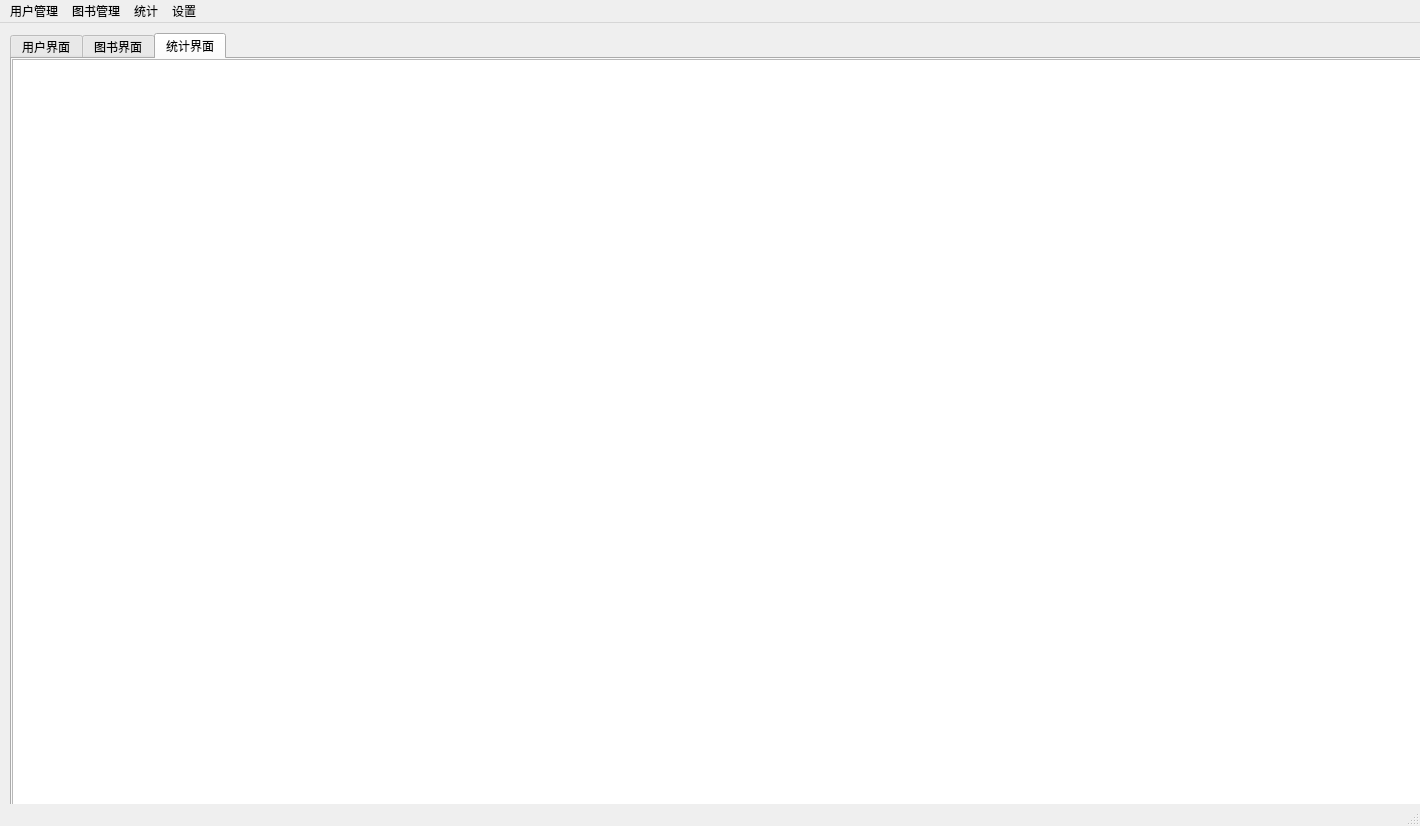
<?xml version="1.0" encoding="UTF-8"?>
<ui version="4.0">
 <class>Adiminster</class>
 <widget class="QMainWindow" name="Adiminster">
  <property name="geometry">
   <rect>
    <x>0</x>
    <y>0</y>
    <width>1420</width>
    <height>826</height>
   </rect>
  </property>
  <property name="windowTitle">
   <string>MainWindow</string>
  </property>
  <widget class="QWidget" name="centralwidget">
   <widget class="QWidget" name="widget_4" native="true">
    <property name="geometry">
     <rect>
      <x>10</x>
      <y>10</y>
      <width>1511</width>
      <height>881</height>
     </rect>
    </property>
    <widget class="QTabWidget" name="tabWidget">
     <property name="geometry">
      <rect>
       <x>0</x>
       <y>0</y>
       <width>1651</width>
       <height>891</height>
      </rect>
     </property>
     <property name="currentIndex">
      <number>2</number>
     </property>
     <widget class="QWidget" name="tab">
      <attribute name="title">
       <string>用户界面</string>
      </attribute>
      <widget class="QTableView" name="userDataTableView">
       <property name="geometry">
        <rect>
         <x>0</x>
         <y>0</y>
         <width>1451</width>
         <height>771</height>
        </rect>
       </property>
      </widget>
     </widget>
     <widget class="QWidget" name="tab_2">
      <attribute name="title">
       <string>图书界面</string>
      </attribute>
      <widget class="QTableView" name="bookDataTableView">
       <property name="geometry">
        <rect>
         <x>0</x>
         <y>0</y>
         <width>1371</width>
         <height>781</height>
        </rect>
       </property>
      </widget>
     </widget>
     <widget class="QWidget" name="tab_3">
      <attribute name="title">
       <string>统计界面</string>
      </attribute>
      <widget class="QTableView" name="countTableView">
       <property name="geometry">
        <rect>
         <x>0</x>
         <y>0</y>
         <width>1511</width>
         <height>841</height>
        </rect>
       </property>
      </widget>
      <widget class="QCustomPlot" name="drawPaint" native="true">
       <property name="geometry">
        <rect>
         <x>110</x>
         <y>10</y>
         <width>1011</width>
         <height>661</height>
        </rect>
       </property>
      </widget>
     </widget>
    </widget>
   </widget>
  </widget>
  <widget class="QMenuBar" name="menubar">
   <property name="geometry">
    <rect>
     <x>0</x>
     <y>0</y>
     <width>1420</width>
     <height>23</height>
    </rect>
   </property>
   <widget class="QMenu" name="menu">
    <property name="title">
     <string>用户管理</string>
    </property>
    <addaction name="actionaddUser"/>
    <addaction name="actionsearchUser"/>
    <addaction name="action"/>
    <addaction name="patchAppendUser_action"/>
   </widget>
   <widget class="QMenu" name="menu_2">
    <property name="title">
     <string>图书管理</string>
    </property>
    <addaction name="actionaddBook"/>
    <addaction name="actionsearchBook"/>
    <addaction name="batchAppendBook_action"/>
   </widget>
   <widget class="QMenu" name="menu_3">
    <property name="title">
     <string>统计</string>
    </property>
    <addaction name="actionborrowBookRanking"/>
    <addaction name="actionuserBorrowRanking"/>
    <addaction name="actionuserCollegeRanking"/>
    <addaction name="actionGenderReadingComparation"/>
    <addaction name="action_2"/>
   </widget>
   <widget class="QMenu" name="menu_4">
    <property name="title">
     <string>设置</string>
    </property>
    <addaction name="actionchangeAdmin"/>
    <addaction name="actionchangeUser_2"/>
    <addaction name="actionexit"/>
   </widget>
   <addaction name="menu"/>
   <addaction name="menu_2"/>
   <addaction name="menu_3"/>
   <addaction name="menu_4"/>
  </widget>
  <widget class="QStatusBar" name="statusbar"/>
  <action name="actionaddUser">
   <property name="text">
    <string>增加用户</string>
   </property>
  </action>
  <action name="actionsearchUser">
   <property name="text">
    <string>查找学生</string>
   </property>
   <property name="toolTip">
    <string>查找学生</string>
   </property>
  </action>
  <action name="actionaddBook">
   <property name="text">
    <string>添加书籍</string>
   </property>
  </action>
  <action name="actionsearchBook">
   <property name="text">
    <string>查找书籍</string>
   </property>
  </action>
  <action name="actionborrowBookRanking">
   <property name="text">
    <string>借阅总排行榜</string>
   </property>
  </action>
  <action name="actionuserBorrowRanking">
   <property name="text">
    <string>用户借阅排行榜</string>
   </property>
  </action>
  <action name="actionuserCollegeRanking">
   <property name="text">
    <string>学院借阅排行榜</string>
   </property>
  </action>
  <action name="actionchangeAdmin">
   <property name="text">
    <string>切换账号</string>
   </property>
  </action>
  <action name="actionchangeUser_2">
   <property name="text">
    <string>修改密码</string>
   </property>
  </action>
  <action name="actionexit">
   <property name="text">
    <string>退出</string>
   </property>
  </action>
  <action name="actionGenderReadingComparation">
   <property name="text">
    <string>男女阅读量对比</string>
   </property>
  </action>
  <action name="action">
   <property name="text">
    <string>查找老师</string>
   </property>
  </action>
  <action name="action_2">
   <property name="text">
    <string>图片导出</string>
   </property>
   <property name="toolTip">
    <string>image_output</string>
   </property>
  </action>
  <action name="batchAppendBook_action">
   <property name="text">
    <string>批量追加书籍</string>
   </property>
  </action>
  <action name="patchAppendUser_action">
   <property name="text">
    <string>批量追加用户</string>
   </property>
  </action>
 </widget>
 <customwidgets>
  <customwidget>
   <class>QCustomPlot</class>
   <extends>QWidget</extends>
   <header>qcustomplot.h</header>
   <container>1</container>
  </customwidget>
 </customwidgets>
 <resources/>
 <connections/>
</ui>
